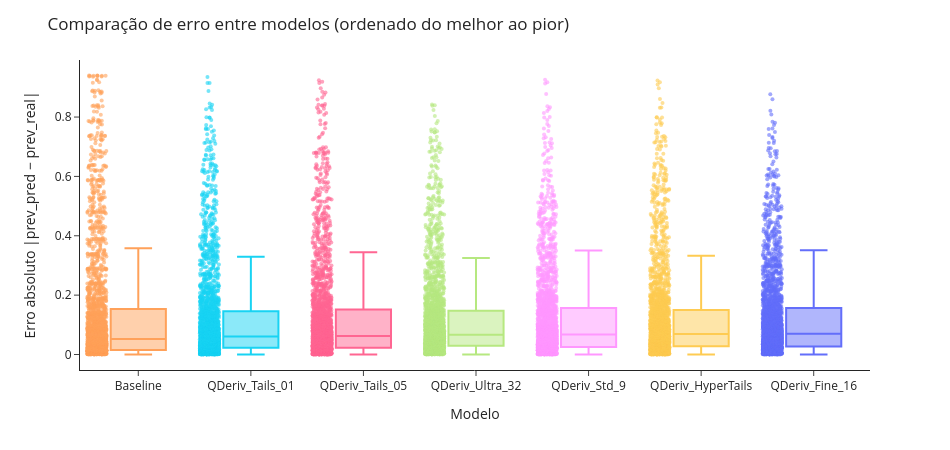

The notebook cell saved with this chart:
### Code cell
import pandas as pd
import plotly.express as px

# carregar CSV
df = pd.read_csv("comparacao_moss_feature_sets.csv")

# 🔧 garantir que erro é numérico
df["erro"] = pd.to_numeric(df["erro"], errors="coerce")

# ordenar modelos pela mediana do erro
order = (
    df.groupby("modelo")["erro"]
    .median()
    .sort_values()
    .index
    .tolist()
)

# ============================
# MAPA DE CORES
# ============================
color_map = {
    "baseline_ultra":  "#EF553B",
    "shape_ultra":  "#EF553B",
    "tail_ultra":  "#EF553B",
    "divergence_ultra": "#EF553B",
    "qderiv_ultra": "#EF553B",

    "baseline_lite": "#19D3F3",
    "mfe": "#19D3F3",
    "qderiv_lite": "#19D3F3",
    "MiniRocket": "#19D3F3",
    "tsfresh": "#19D3F3",
    "catch22": "#19D3F3",
    "divergence_lite": "#19D3F3",
    "tail_lite": "#19D3F3",
    "shape_lite": "#19D3F3"
}

fig = px.box(
    df,
    x="modelo",
    y="erro",
    category_orders={"modelo": order},
    points="all",
    color="modelo",
    color_discrete_map=color_map
)

fig.update_traces(
    jitter=0.35,
    marker=dict(size=4, opacity=0.6),
)

fig.update_layout(
    title="Comparação de erro entre modelos (ordenado do melhor ao pior)",
    xaxis_title="Modelo",
    yaxis_title="Erro absoluto |prev_pred − prev_real|",
    template="simple_white",
    width=950,
    height=450,
    showlegend=False
)

fig

### Figure 1 — Plotly figure (JSON) as saved in the notebook; plotly's stock layout.template omitted (floating-point values rounded to 4 significant figures; data arrays with more than 128 entries replaced by an {"elided": "..."} marker saying what was removed)
{"data": [{"alignmentgroup": "True", "boxpoints": "all", "hovertemplate": "modelo=%{x}<br>erro=%{y}<extra></extra>", "jitter": 0.35, "legendgroup": "Baseline", "marker": {"color": "#FFA15A", "opacity": 0.6, "size": 4}, "name": "Baseline", "notched": false, "offsetgroup": "Baseline", "orientation": "v", "showlegend": true, "type": "box", "x": {"elided": "2261 str values"}, "x0": " ", "xaxis": "x", "y": {"elided": "2261 float values"}, "y0": " ", "yaxis": "y"}, {"alignmentgroup": "True", "boxpoints": "all", "hovertemplate": "modelo=%{x}<br>erro=%{y}<extra></extra>", "jitter": 0.35, "legendgroup": "QDeriv_Tails_01", "marker": {"color": "#19d3f3", "opacity": 0.6, "size": 4}, "name": "QDeriv_Tails_01", "notched": false, "offsetgroup": "QDeriv_Tails_01", "orientation": "v", "showlegend": true, "type": "box", "x": {"elided": "2261 str values"}, "x0": " ", "xaxis": "x", "y": {"elided": "2261 float values"}, "y0": " ", "yaxis": "y"}, {"alignmentgroup": "True", "boxpoints": "all", "hovertemplate": "modelo=%{x}<br>erro=%{y}<extra></extra>", "jitter": 0.35, "legendgroup": "QDeriv_Tails_05", "marker": {"color": "#FF6692", "opacity": 0.6, "size": 4}, "name": "QDeriv_Tails_05", "notched": false, "offsetgroup": "QDeriv_Tails_05", "orientation": "v", "showlegend": true, "type": "box", "x": {"elided": "2261 str values"}, "x0": " ", "xaxis": "x", "y": {"elided": "2261 float values"}, "y0": " ", "yaxis": "y"}, {"alignmentgroup": "True", "boxpoints": "all", "hovertemplate": "modelo=%{x}<br>erro=%{y}<extra></extra>", "jitter": 0.35, "legendgroup": "QDeriv_Ultra_32", "marker": {"color": "#B6E880", "opacity": 0.6, "size": 4}, "name": "QDeriv_Ultra_32", "notched": false, "offsetgroup": "QDeriv_Ultra_32", "orientation": "v", "showlegend": true, "type": "box", "x": {"elided": "2261 str values"}, "x0": " ", "xaxis": "x", "y": {"elided": "2261 float values"}, "y0": " ", "yaxis": "y"}, {"alignmentgroup": "True", "boxpoints": "all", "hovertemplate": "modelo=%{x}<br>erro=%{y}<extra></extra>", "jitter": 0.35, "legendgroup": "QDeriv_Std_9", "marker": {"color": "#FF97FF", "opacity": 0.6, "size": 4}, "name": "QDeriv_Std_9", "notched": false, "offsetgroup": "QDeriv_Std_9", "orientation": "v", "showlegend": true, "type": "box", "x": {"elided": "2261 str values"}, "x0": " ", "xaxis": "x", "y": {"elided": "2261 float values"}, "y0": " ", "yaxis": "y"}, {"alignmentgroup": "True", "boxpoints": "all", "hovertemplate": "modelo=%{x}<br>erro=%{y}<extra></extra>", "jitter": 0.35, "legendgroup": "QDeriv_HyperTails", "marker": {"color": "#FECB52", "opacity": 0.6, "size": 4}, "name": "QDeriv_HyperTails", "notched": false, "offsetgroup": "QDeriv_HyperTails", "orientation": "v", "showlegend": true, "type": "box", "x": {"elided": "2261 str values"}, "x0": " ", "xaxis": "x", "y": {"elided": "2261 float values"}, "y0": " ", "yaxis": "y"}, {"alignmentgroup": "True", "boxpoints": "all", "hovertemplate": "modelo=%{x}<br>erro=%{y}<extra></extra>", "jitter": 0.35, "legendgroup": "QDeriv_Fine_16", "marker": {"color": "#636efa", "opacity": 0.6, "size": 4}, "name": "QDeriv_Fine_16", "notched": false, "offsetgroup": "QDeriv_Fine_16", "orientation": "v", "showlegend": true, "type": "box", "x": {"elided": "2261 str values"}, "x0": " ", "xaxis": "x", "y": {"elided": "2261 float values"}, "y0": " ", "yaxis": "y"}], "layout": {"boxmode": "overlay", "height": 450, "legend": {"title": {"text": "modelo"}, "tracegroupgap": 0}, "margin": {"t": 60}, "showlegend": false, "title": {"text": "Comparação de erro entre modelos (ordenado do melhor ao pior)"}, "width": 950, "xaxis": {"anchor": "y", "categoryarray": ["Baseline", "QDeriv_Tails_01", "QDeriv_Tails_05", "QDeriv_Ultra_32", "QDeriv_Std_9", "QDeriv_HyperTails", "QDeriv_Fine_16"], "categoryorder": "array", "domain": [0, 1], "title": {"text": "Modelo"}}, "yaxis": {"anchor": "x", "domain": [0, 1], "title": {"text": "Erro absoluto |prev_pred − prev_real|"}}}}
